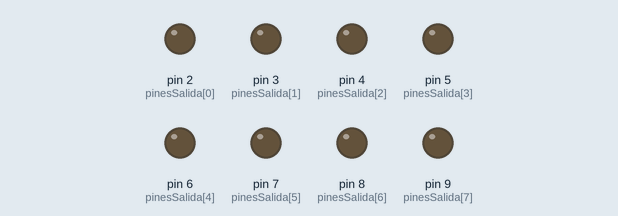
Simulated run of this sketch. Board: Arduino Uno, built with avr-gcc and run on an emulated ATmega328P. On the bench: output pins drawn as LEDs (lit = HIGH).

Above: at 0.1 s.
At 4.9 s:
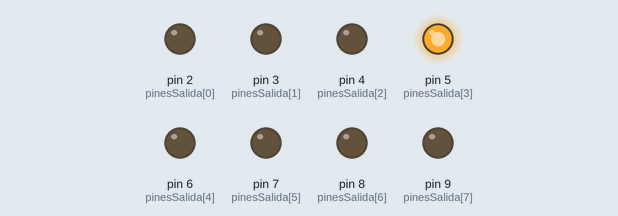
At 9.7 s:
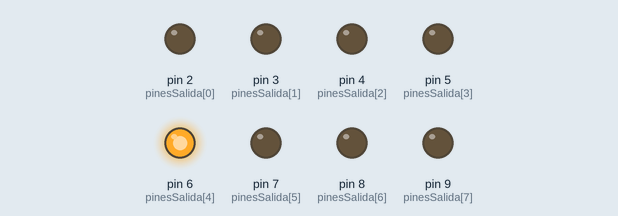
At 19.3 s:
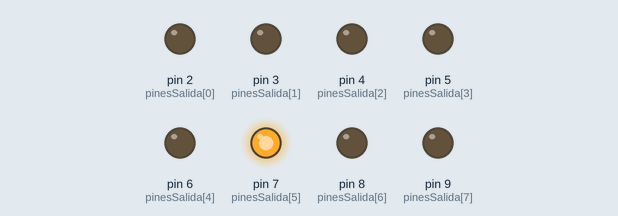
At 28.9 s:
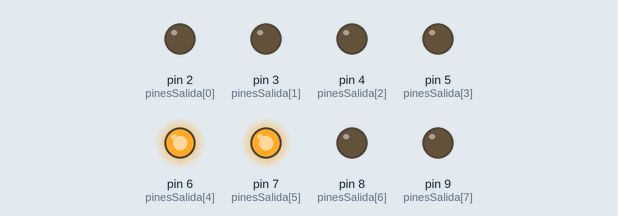
At 39.1 s:
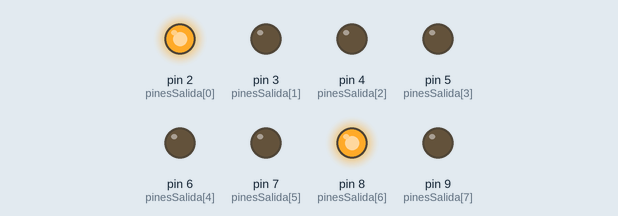
Timing chart, 0 to 40.0 s (numbered marks = the images above):
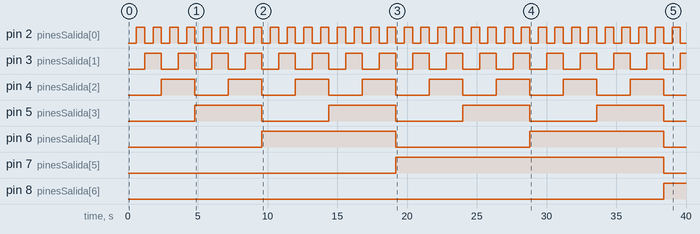

Measured:
- by itself, pin 2 (pinesSalida[0]): alternates HIGH for 0.60 s and LOW for 0.60 s
- by itself, pin 3 (pinesSalida[1]): alternates HIGH for 1.2 s and LOW for 1.2 s
- by itself, pin 4 (pinesSalida[2]): alternates HIGH for 2.4 s and LOW for 2.4 s
- by itself, pin 5 (pinesSalida[3]): alternates HIGH for 4.8 s and LOW for 4.8 s
- by itself, pin 6 (pinesSalida[4]): alternates HIGH for 9.6 s and LOW for 9.6 s
- by itself, pin 7 (pinesSalida[5]): LOW → HIGH at 19.2 s, → LOW 19.2 s later
- by itself, pin 8 (pinesSalida[6]): LOW → HIGH at 38.4 s

The sketch:

Practica8_Ejercicio1_1_.ino
```cpp
//Paso 1
const int pinesSalida[8] = { 2, 3, 4, 5, 6, 7, 8, 9 };
const int tiempoRetardo = 600;

void setup() {
  // put your setup code here, to run once:
    for(int i = 0; i < 8; i++) {
      pinMode(pinesSalida[i], OUTPUT);
  }
}

void loop() {
  // put your main code here, to run repeatedly:

  for (int i = 0; i < 256; i++)
  {
     for (int j = 0; j < 8; j++)
     {
       if ( ( (i >> j) & 1 )  == 1 )
           digitalWrite(pinesSalida[j], HIGH);
       else digitalWrite(pinesSalida[j], LOW);
     }
     delay(tiempoRetardo);
  }
}
```
